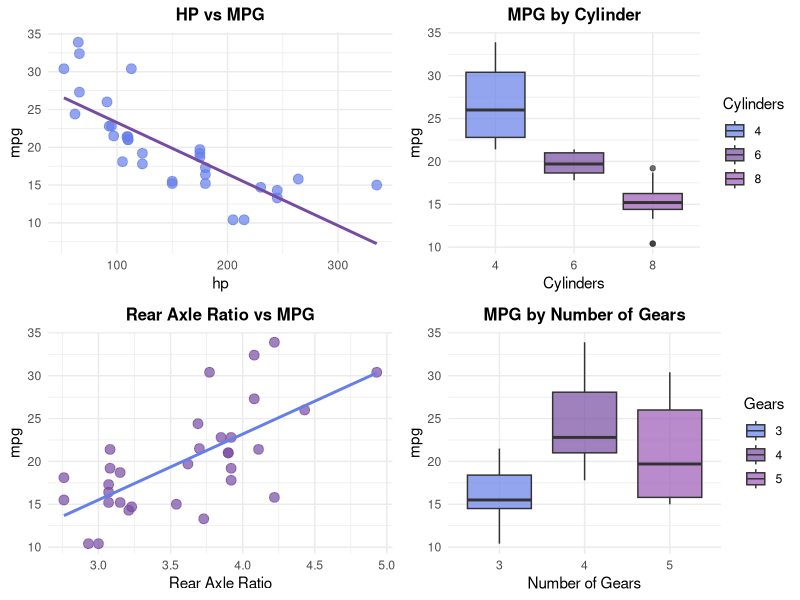

Generate this figure with R:
## ---- chunk 1
library(ggplot2)
library(gridExtra)

# Create plots with better styling
p1 <- ggplot(mtcars, aes(x=hp, y=mpg)) + 
  geom_point(color="#667eea", size=3, alpha=0.7) + 
  geom_smooth(method="lm", se=FALSE, color="#764ba2") +
  ggtitle("HP vs MPG") +
  theme_minimal() +
  theme(plot.title = element_text(hjust = 0.5, size=12, face="bold"))

p2 <- ggplot(mtcars, aes(x=factor(cyl), y=mpg, fill=factor(cyl))) + 
  geom_boxplot(alpha=0.7) + 
  scale_fill_manual(values=c("#667eea", "#764ba2", "#9b59b6")) +
  ggtitle("MPG by Cylinder") +
  labs(x="Cylinders", fill="Cylinders") +
  theme_minimal() +
  theme(plot.title = element_text(hjust = 0.5, size=12, face="bold"))

p3 <- ggplot(mtcars, aes(x=drat, y=mpg)) + 
  geom_point(color="#764ba2", size=3, alpha=0.7) + 
  geom_smooth(method="lm", se=FALSE, color="#667eea") +
  ggtitle("Rear Axle Ratio vs MPG") +
  labs(x="Rear Axle Ratio") +
  theme_minimal() +
  theme(plot.title = element_text(hjust = 0.5, size=12, face="bold"))

p4 <- ggplot(mtcars, aes(x=factor(gear), y=mpg, fill=factor(gear))) + 
  geom_boxplot(alpha=0.7) + 
  scale_fill_manual(values=c("#667eea", "#764ba2", "#9b59b6")) +
  ggtitle("MPG by Number of Gears") +
  labs(x="Number of Gears", fill="Gears") +
  theme_minimal() +
  theme(plot.title = element_text(hjust = 0.5, size=12, face="bold"))

# Arrange plots in a 2x2 grid
grid.arrange(p1, p2, p3, p4, ncol=2)
